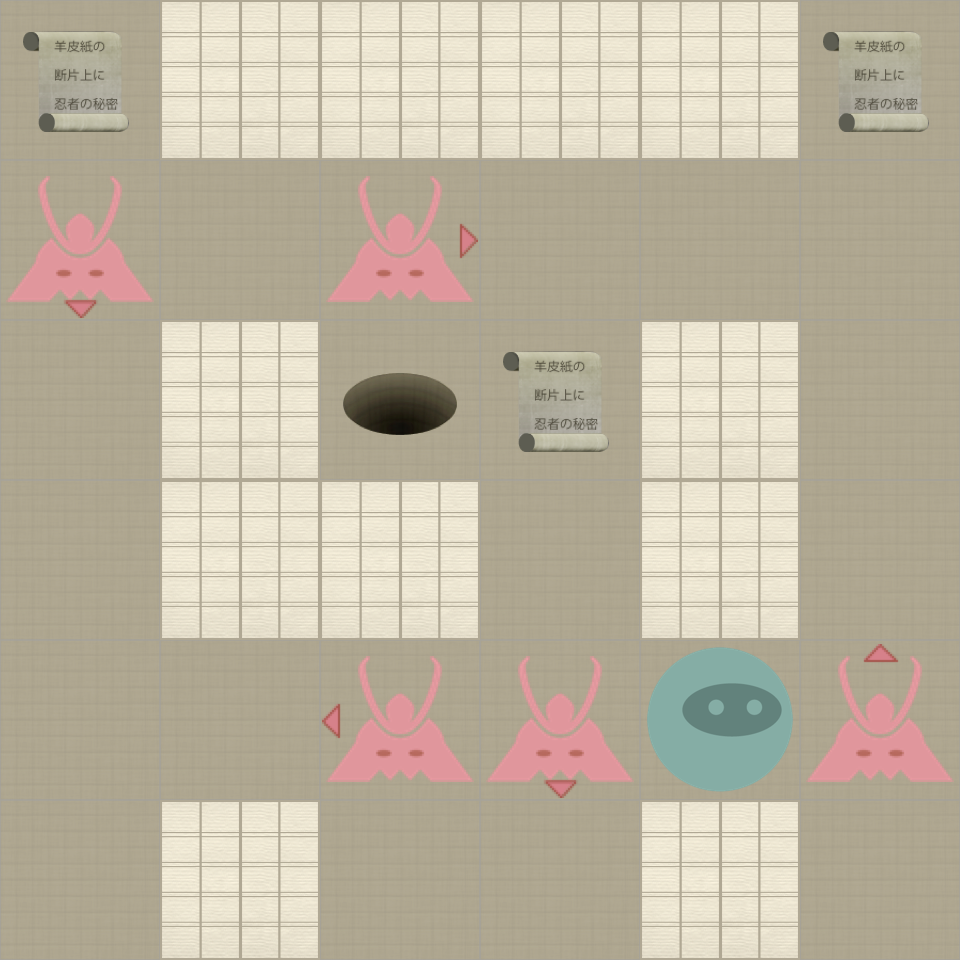

A level layout from a 2D game, rendered from its tile map. Below: a short description, then the map file with tile-grid data replaced by summaries:
An orthogonal 6x6 tile map with 160x160 px tiles, 2 tile layers (Level, Actors).

<map version="1.0" orientation="orthogonal" width="6" height="6" tilewidth="160" tileheight="160">
 <properties>
  <property name="moves" value="8" />
 </properties>
 <tileset firstgid="1" name="tiles" tilewidth="160" tileheight="160" spacing="2" margin="2">
  <image source="tiles-ipadhd.png" width="1024" height="1024" />
  <tile id="0">
   <properties>
    <property name="actor" value="exit" />
   </properties>
  </tile>
  <tile id="2">
   <properties>
    <property name="actor" value="guard" />
    <property name="direction" value="down" />
   </properties>
  </tile>
  <tile id="3">
   <properties>
    <property name="actor" value="guard" />
    <property name="direction" value="left" />
   </properties>
  </tile>
  <tile id="4">
   <properties>
    <property name="actor" value="guard" />
    <property name="direction" value="right" />
   </properties>
  </tile>
  <tile id="5">
   <properties>
    <property name="actor" value="guard" />
    <property name="direction" value="up" />
   </properties>
  </tile>
  <tile id="7">
   <properties>
    <property name="actor" value="player" />
   </properties>
  </tile>
  <tile id="8">
   <properties>
    <property name="actor" value="scroll" />
   </properties>
  </tile>
  <tile id="9">
   <properties>
    <property name="wall" value="1" />
   </properties>
  </tile>
 </tileset>
 <layer name="Level" width="6" height="6">
  <data>[36 cells, 36 non-empty, 2 distinct tile ids]</data>
 </layer>
 <layer name="Actors" width="6" height="6">
  <data>[36 cells, 10 non-empty, 7 distinct tile ids]</data>
 </layer>
</map>
